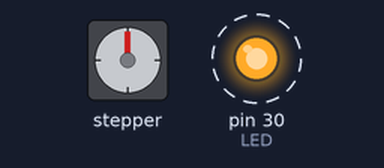
Recording of a sketch running on a simulated Arduino Mega 2560, built with avr-gcc and run on an emulated ATmega2560. Parts: stepper motor, output pins drawn as LEDs (lit = HIGH). Wiring (inferred from the names in the program): stepper motor driver (200 steps per turn assumed): step pin 4; direction pin 2; enable pin 5. Dashed ring = blinking. Pins used as bus, display or sensor lines are not drawn.

Above: at 0.05 s.
At 0.15 s:
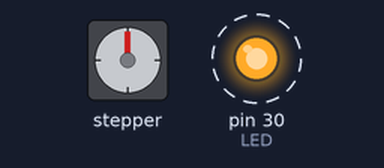
At 1.15 s:
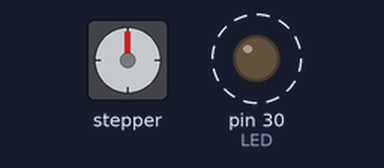
Timing chart, 0 to 3.0 s (numbered marks = the images above):
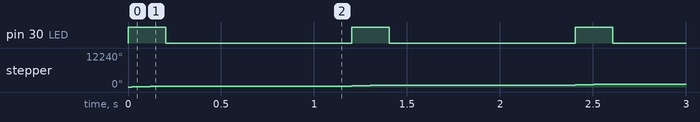

The sketch:

urumbu-drv8825-test.ino
```cpp
// (licence header left out)
#define LED 30
#define EN 5
#define DIR 2
#define STEP 4

void setup() {
  pinMode(LED, OUTPUT);   // LED pin as output
  pinMode(EN, OUTPUT);    // Enable pin as output
  pinMode(DIR, OUTPUT);   // Direction pin as output
  pinMode(STEP, OUTPUT);  // Step pin as output
}

void loop() {
  digitalWrite(LED, HIGH);  // Turn on LED to indicate motor is running

  digitalWrite(EN, LOW);    // Enable the motor driver
  digitalWrite(DIR, HIGH);  // Set direction to clockwise

  // Rotate motor
  for (int i = 0; i < 200; i++) {  // 200 steps for one complete revolution
    digitalWrite(STEP, HIGH);      // Step high
    delayMicroseconds(500);        // Wait 0.5ms
    digitalWrite(STEP, LOW);       // Step low
    delayMicroseconds(500);        // Wait 0.5ms
  }

  digitalWrite(EN, HIGH);  // Disable the motor driver
  digitalWrite(LED, LOW);  // Turn off LED
  delay(1000);             // Wait for 1 second before next rotation
}
```

Measured:
- by itself, pin 30 (LED): alternates HIGH for 0.20 s and LOW for 1.0 s
- by itself, stepper: turns 360° clockwise in 0.18 s, repeating every 1.2 s
